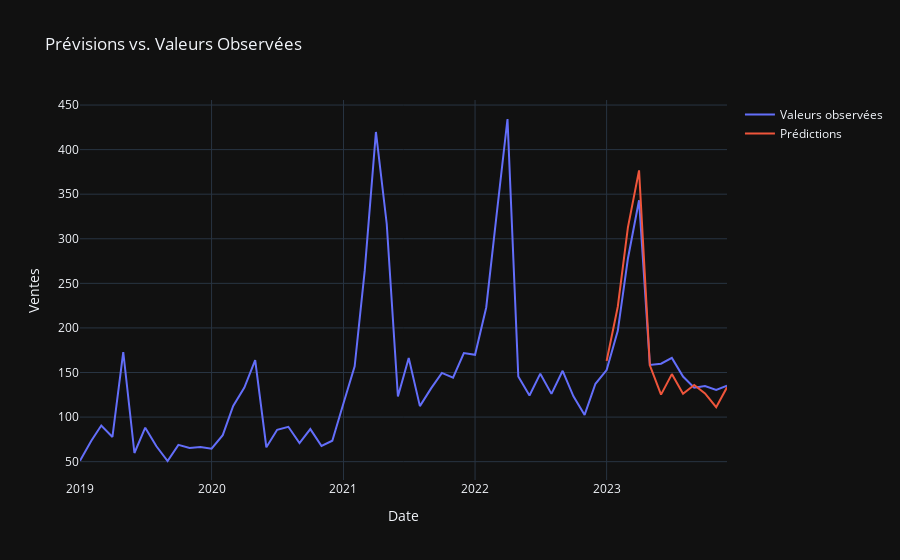

The cell this chart's notebook holds for it:
### Code cell
# Visualisation des prédictions et des valeurs observées avec Plotly
trace1 = go.Scatter(x=filtered_df['date'], y=filtered_df['ventes'], mode='lines', name='Valeurs observées')
trace2_XG = go.Scatter(x=test_data['date'], y=predictions_xgb, mode='lines', name='Prédictions')

layout = go.Layout(title='Prévisions vs. Valeurs Observées',
                   xaxis=dict(title='Date'),
                   yaxis=dict(title='Ventes'))
pio.templates.default = "plotly_dark"
fig = go.Figure(data=[trace1, trace2_XG], layout=layout)
pio.show(fig)
